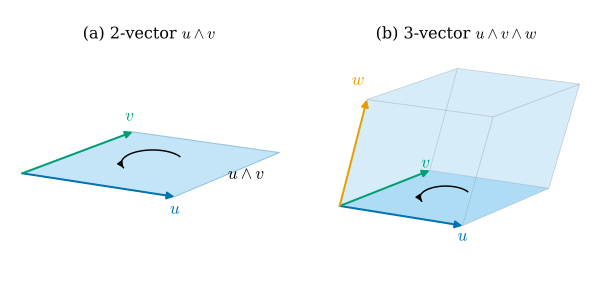

Here is the Python script that generated this plot:
"""Figure 34.1.1: a 1-vector, a 2-vector and a 3-vector in R^3 drawn as an oriented segment, an oriented
parallelogram and an oriented parallelepiped (Section 34.1, Intuition).

Vectors: u = (1, 0.15, 0), v = (0.3, 0.9, 0), w = (0.15, 0.2, 0.85). The three objects are drawn side by side
(translated along x; translation does not change a k-vector). Curved arrows show the orientation: on u ^ v the
turn from u to v, on u ^ v ^ w the same turn on the bottom face followed by the extrusion along w.
Self-checks: |u ^ v| = |u x v|, det(u, v, w) > 0, and the orientation arc turns from u toward v.
"""
from pathlib import Path
import sys

import numpy as np

sys.path.insert(0, str(Path(__file__).resolve().parents[1] / "lib"))
import dgfig  # noqa: E402

dgfig.setup()
import matplotlib.pyplot as plt  # noqa: E402
from mpl_toolkits.mplot3d.art3d import Poly3DCollection  # noqa: E402

C = dgfig.COLORS
u = np.array([1.0, 0.15, 0.0])
v = np.array([0.3, 0.9, 0.0])
w = np.array([0.15, 0.2, 0.85])

area = np.linalg.norm(np.cross(u, v))
vol = np.linalg.det(np.column_stack([u, v, w]))
assert vol > 0, "u, v, w must be positively oriented"
assert abs(area - np.sqrt(np.dot(u, u) * np.dot(v, v) - np.dot(u, v) ** 2)) < 1e-12
print(f"|u^v| = {area:.4f}, u^v^w = {vol:.4f} e123")


def arc(center, a, b, r, t0=0.18, t1=0.82, n=40):
    """Points of a circular arc of radius r around center in the plane of a, b, turning from a toward b."""
    e1 = a / np.linalg.norm(a)
    b_perp = b - np.dot(b, e1) * e1
    e2 = b_perp / np.linalg.norm(b_perp)
    ang = np.arccos(np.clip(np.dot(e1, b / np.linalg.norm(b)), -1, 1))
    ts = np.linspace(t0, t1, n) * (2 * np.pi * 0.75)
    pts = center + r * (np.cos(ts)[:, None] * e1 + np.sin(ts)[:, None] * e2)
    # the arc runs in the direction that turns e1 toward e2 (i.e., from a toward b)
    assert np.dot(np.cross(pts[1] - center, pts[2] - center), np.cross(a, b)) > 0
    assert 0 < ang < np.pi
    return pts


def draw_arc(ax, pts, color, lw=1.1, zorder=9):
    ax.plot(*pts.T, color=color, lw=lw, zorder=zorder)
    dgfig.arrow3d(ax, pts[-3], pts[-1] - pts[-3], role=color, lw=lw, head=9, zorder=zorder)


fig = plt.figure(figsize=(6.4, 3.0))
axA = fig.add_subplot(121, projection="3d", computed_zorder=False)
axB = fig.add_subplot(122, projection="3d", computed_zorder=False)
for ax in (axA, axB):
    ax.view_init(elev=24, azim=-62)
    ax.set_axis_off()
o = np.zeros(3)

# (a) 1-vectors u, v and the 2-vector u ^ v: filled parallelogram, orientation arc from u toward v
P = np.array([o, u, u + v, v])
axA.add_collection3d(Poly3DCollection([P], facecolor=C["region"], alpha=0.35, edgecolor=C["tangent"],
                                      linewidth=0.8, zorder=2))
dgfig.arrow3d(axA, o, u, role="tangent", label=r"$u$", label_offset=(0.0, -0.16, 0.0), fontsize=13)
dgfig.arrow3d(axA, o, v, role="third", label=r"$v$", label_offset=(-0.12, 0.05, 0.05), fontsize=13)
draw_arc(axA, arc(0.5 * (u + v), u, v, 0.2), C["main"])
axA.text(*(0.75 * (u + v) + np.array([0.3, -0.2, 0.0])), r"$u\wedge v$", fontsize=13, ha="center")
axA.set_title("(a) 2-vector $u\\wedge v$", fontsize=12, y=0.93)

# (b) 3-vector u ^ v ^ w: parallelepiped (faces lightly filled), bottom face = u ^ v, extrusion along w
corners = {}
for a in (0, 1):
    for b in (0, 1):
        for c in (0, 1):
            corners[(a, b, c)] = o + a * u + b * v + c * w
faces = [[(0, 0, 0), (1, 0, 0), (1, 1, 0), (0, 1, 0)], [(0, 0, 1), (1, 0, 1), (1, 1, 1), (0, 1, 1)],
         [(0, 0, 0), (1, 0, 0), (1, 0, 1), (0, 0, 1)], [(0, 1, 0), (1, 1, 0), (1, 1, 1), (0, 1, 1)],
         [(0, 0, 0), (0, 1, 0), (0, 1, 1), (0, 0, 1)], [(1, 0, 0), (1, 1, 0), (1, 1, 1), (1, 0, 1)]]
polys = [[corners[k] for k in f] for f in faces]
axB.add_collection3d(Poly3DCollection(polys, facecolor=C["region"], alpha=0.13, edgecolor="#555555",
                                      linewidth=0.6, zorder=1))
axB.add_collection3d(Poly3DCollection([polys[0]], facecolor=C["region"], alpha=0.3, edgecolor="none",
                                      zorder=1.5))
dgfig.arrow3d(axB, o, u, role="tangent", label=r"$u$", label_offset=(0.0, -0.16, 0.0), fontsize=13)
dgfig.arrow3d(axB, o, v, role="third", label=r"$v$", label_offset=(-0.13, 0.04, 0.0), fontsize=13)
dgfig.arrow3d(axB, o, w, role="accent", label=r"$w$", label_offset=(-0.1, 0.0, 0.06), fontsize=13)
draw_arc(axB, arc(0.5 * (u + v), u, v, 0.2), C["main"])
axB.set_title("(b) 3-vector $u\\wedge v\\wedge w$", fontsize=12, y=0.93)

ptsA = np.concatenate([P, np.array([[0.0, 0.0, -0.05], [0, 0, 0.3]])])
ptsB = np.array(list(corners.values()))
dgfig.equal_aspect(axA, ptsA, zoom=0.95)
dgfig.equal_aspect(axB, ptsB, zoom=0.95)
fig.subplots_adjust(left=0, right=1, bottom=0, top=1, wspace=0.0)
dgfig.save(fig, __file__)
